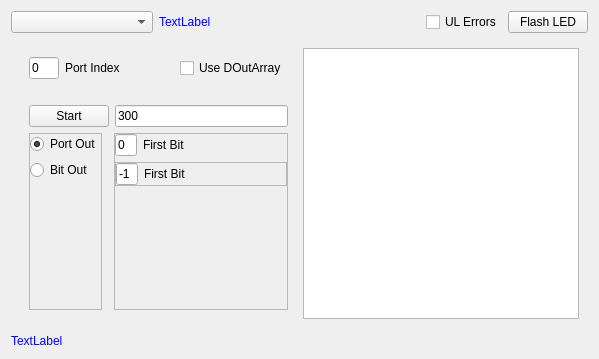
<?xml version="1.0" encoding="UTF-8"?>
<ui version="4.0">
 <class>FormDigitalOut</class>
 <widget class="QWidget" name="FormDigitalOut">
  <property name="geometry">
   <rect>
    <x>0</x>
    <y>0</y>
    <width>599</width>
    <height>359</height>
   </rect>
  </property>
  <property name="windowTitle">
   <string>Form</string>
  </property>
  <layout class="QVBoxLayout" name="verticalLayout_5">
   <item>
    <widget class="QFrame" name="fraGeneric">
     <property name="frameShape">
      <enum>QFrame::NoFrame</enum>
     </property>
     <property name="frameShadow">
      <enum>QFrame::Raised</enum>
     </property>
     <layout class="QHBoxLayout" name="horizontalLayout" stretch="6,10,1,3,3">
      <property name="leftMargin">
       <number>0</number>
      </property>
      <property name="topMargin">
       <number>0</number>
      </property>
      <property name="rightMargin">
       <number>0</number>
      </property>
      <property name="bottomMargin">
       <number>0</number>
      </property>
      <item>
       <widget class="QComboBox" name="cmbBoardSelect"/>
      </item>
      <item>
       <widget class="QLabel" name="lblBoardNumber">
        <property name="styleSheet">
         <string notr="true">color: rgb(0, 0, 255);</string>
        </property>
        <property name="text">
         <string>TextLabel</string>
        </property>
       </widget>
      </item>
      <item>
       <spacer name="horizontalSpacer">
        <property name="orientation">
         <enum>Qt::Horizontal</enum>
        </property>
        <property name="sizeHint" stdset="0">
         <size>
          <width>21</width>
          <height>20</height>
         </size>
        </property>
       </spacer>
      </item>
      <item>
       <widget class="QCheckBox" name="chkErrors">
        <property name="text">
         <string>UL Errors</string>
        </property>
       </widget>
      </item>
      <item>
       <widget class="QPushButton" name="cmdFlashLED">
        <property name="maximumSize">
         <size>
          <width>90</width>
          <height>16777215</height>
         </size>
        </property>
        <property name="text">
         <string>Flash LED</string>
        </property>
       </widget>
      </item>
     </layout>
    </widget>
   </item>
   <item>
    <widget class="QFrame" name="fraMain">
     <property name="frameShape">
      <enum>QFrame::NoFrame</enum>
     </property>
     <property name="frameShadow">
      <enum>QFrame::Raised</enum>
     </property>
     <layout class="QHBoxLayout" name="horizontalLayout_7">
      <item>
       <widget class="QFrame" name="fraUserCfg">
        <property name="frameShape">
         <enum>QFrame::NoFrame</enum>
        </property>
        <property name="frameShadow">
         <enum>QFrame::Raised</enum>
        </property>
        <layout class="QVBoxLayout" name="verticalLayout_4">
         <item>
          <widget class="QFrame" name="fraPortIndex">
           <property name="frameShape">
            <enum>QFrame::NoFrame</enum>
           </property>
           <property name="frameShadow">
            <enum>QFrame::Raised</enum>
           </property>
           <layout class="QHBoxLayout" name="horizontalLayout_8">
            <property name="leftMargin">
             <number>0</number>
            </property>
            <property name="topMargin">
             <number>0</number>
            </property>
            <property name="rightMargin">
             <number>0</number>
            </property>
            <property name="bottomMargin">
             <number>0</number>
            </property>
            <item>
             <widget class="QLineEdit" name="txtPortIndex">
              <property name="maximumSize">
               <size>
                <width>30</width>
                <height>16777215</height>
               </size>
              </property>
              <property name="text">
               <string>0</string>
              </property>
             </widget>
            </item>
            <item>
             <widget class="QLabel" name="lblPortIndex">
              <property name="text">
               <string>Port Index</string>
              </property>
             </widget>
            </item>
            <item>
             <widget class="QCheckBox" name="chkArray">
              <property name="text">
               <string>Use DOutArray</string>
              </property>
             </widget>
            </item>
           </layout>
          </widget>
         </item>
         <item>
          <widget class="QLabel" name="lblPortType">
           <property name="styleSheet">
            <string notr="true">color: rgb(0, 0, 255);</string>
           </property>
           <property name="text">
            <string/>
           </property>
          </widget>
         </item>
         <item>
          <widget class="QFrame" name="fraStart">
           <property name="frameShape">
            <enum>QFrame::NoFrame</enum>
           </property>
           <property name="frameShadow">
            <enum>QFrame::Raised</enum>
           </property>
           <layout class="QHBoxLayout" name="horizontalLayout_6">
            <property name="leftMargin">
             <number>0</number>
            </property>
            <property name="topMargin">
             <number>0</number>
            </property>
            <property name="rightMargin">
             <number>0</number>
            </property>
            <property name="bottomMargin">
             <number>0</number>
            </property>
            <item>
             <widget class="QPushButton" name="cmdStart">
              <property name="text">
               <string>Start</string>
              </property>
             </widget>
            </item>
            <item>
             <widget class="QLineEdit" name="leRateEstimate">
              <property name="text">
               <string>300</string>
              </property>
             </widget>
            </item>
           </layout>
          </widget>
         </item>
         <item>
          <widget class="QFrame" name="fraConfig">
           <property name="frameShape">
            <enum>QFrame::NoFrame</enum>
           </property>
           <property name="frameShadow">
            <enum>QFrame::Raised</enum>
           </property>
           <layout class="QHBoxLayout" name="horizontalLayout_5">
            <property name="leftMargin">
             <number>0</number>
            </property>
            <property name="topMargin">
             <number>0</number>
            </property>
            <property name="rightMargin">
             <number>0</number>
            </property>
            <property name="bottomMargin">
             <number>0</number>
            </property>
            <item>
             <widget class="QFrame" name="fraPortConf">
              <property name="frameShape">
               <enum>QFrame::StyledPanel</enum>
              </property>
              <property name="frameShadow">
               <enum>QFrame::Raised</enum>
              </property>
              <layout class="QVBoxLayout" name="verticalLayout">
               <property name="leftMargin">
                <number>0</number>
               </property>
               <property name="topMargin">
                <number>0</number>
               </property>
               <property name="rightMargin">
                <number>0</number>
               </property>
               <property name="bottomMargin">
                <number>0</number>
               </property>
               <item>
                <widget class="QRadioButton" name="optPort">
                 <property name="text">
                  <string>Port Out</string>
                 </property>
                 <property name="checked">
                  <bool>true</bool>
                 </property>
                 <attribute name="buttonGroup">
                  <string notr="true">buttonGroup</string>
                 </attribute>
                </widget>
               </item>
               <item>
                <widget class="QRadioButton" name="optBit">
                 <property name="text">
                  <string>Bit Out</string>
                 </property>
                 <attribute name="buttonGroup">
                  <string notr="true">buttonGroup</string>
                 </attribute>
                </widget>
               </item>
               <item>
                <spacer name="verticalSpacer_2">
                 <property name="orientation">
                  <enum>Qt::Vertical</enum>
                 </property>
                 <property name="sizeHint" stdset="0">
                  <size>
                   <width>20</width>
                   <height>18</height>
                  </size>
                 </property>
                </spacer>
               </item>
              </layout>
             </widget>
            </item>
            <item>
             <widget class="QFrame" name="fraPortBit">
              <property name="frameShape">
               <enum>QFrame::NoFrame</enum>
              </property>
              <property name="frameShadow">
               <enum>QFrame::Raised</enum>
              </property>
              <layout class="QVBoxLayout" name="verticalLayout_3">
               <property name="leftMargin">
                <number>0</number>
               </property>
               <property name="topMargin">
                <number>0</number>
               </property>
               <property name="rightMargin">
                <number>0</number>
               </property>
               <property name="bottomMargin">
                <number>0</number>
               </property>
              </layout>
             </widget>
            </item>
            <item>
             <widget class="QFrame" name="fraBitSet">
              <property name="frameShape">
               <enum>QFrame::StyledPanel</enum>
              </property>
              <property name="frameShadow">
               <enum>QFrame::Raised</enum>
              </property>
              <layout class="QVBoxLayout" name="verticalLayout_2">
               <property name="leftMargin">
                <number>0</number>
               </property>
               <property name="topMargin">
                <number>0</number>
               </property>
               <property name="rightMargin">
                <number>0</number>
               </property>
               <property name="bottomMargin">
                <number>0</number>
               </property>
               <item>
                <widget class="QFrame" name="fraFirstBit">
                 <property name="frameShape">
                  <enum>QFrame::NoFrame</enum>
                 </property>
                 <property name="frameShadow">
                  <enum>QFrame::Raised</enum>
                 </property>
                 <layout class="QHBoxLayout" name="horizontalLayout_3" stretch="2,20">
                  <property name="leftMargin">
                   <number>0</number>
                  </property>
                  <property name="topMargin">
                   <number>0</number>
                  </property>
                  <property name="rightMargin">
                   <number>0</number>
                  </property>
                  <property name="bottomMargin">
                   <number>0</number>
                  </property>
                  <item>
                   <widget class="QLineEdit" name="txtFirstBit">
                    <property name="maximumSize">
                     <size>
                      <width>30</width>
                      <height>16777215</height>
                     </size>
                    </property>
                    <property name="text">
                     <string>0</string>
                    </property>
                   </widget>
                  </item>
                  <item>
                   <widget class="QLabel" name="lblFirstBit">
                    <property name="text">
                     <string>First Bit</string>
                    </property>
                   </widget>
                  </item>
                 </layout>
                </widget>
               </item>
               <item>
                <widget class="QFrame" name="fraLastBit">
                 <property name="frameShape">
                  <enum>QFrame::StyledPanel</enum>
                 </property>
                 <property name="frameShadow">
                  <enum>QFrame::Raised</enum>
                 </property>
                 <layout class="QHBoxLayout" name="horizontalLayout_4" stretch="2,20">
                  <property name="leftMargin">
                   <number>0</number>
                  </property>
                  <property name="topMargin">
                   <number>0</number>
                  </property>
                  <property name="rightMargin">
                   <number>0</number>
                  </property>
                  <property name="bottomMargin">
                   <number>0</number>
                  </property>
                  <item>
                   <widget class="QLineEdit" name="txtLastBit">
                    <property name="maximumSize">
                     <size>
                      <width>30</width>
                      <height>16777215</height>
                     </size>
                    </property>
                    <property name="text">
                     <string>-1</string>
                    </property>
                   </widget>
                  </item>
                  <item>
                   <widget class="QLabel" name="lblLastBit">
                    <property name="text">
                     <string>First Bit</string>
                    </property>
                   </widget>
                  </item>
                 </layout>
                </widget>
               </item>
               <item>
                <spacer name="verticalSpacer">
                 <property name="orientation">
                  <enum>Qt::Vertical</enum>
                 </property>
                 <property name="sizeHint" stdset="0">
                  <size>
                   <width>20</width>
                   <height>124</height>
                  </size>
                 </property>
                </spacer>
               </item>
              </layout>
             </widget>
            </item>
           </layout>
          </widget>
         </item>
        </layout>
       </widget>
      </item>
      <item>
       <widget class="QTextEdit" name="txtResult">
        <property name="font">
         <font>
          <pointsize>10</pointsize>
         </font>
        </property>
        <property name="styleSheet">
         <string notr="true">color: rgb(0, 0, 255);</string>
        </property>
       </widget>
      </item>
     </layout>
    </widget>
   </item>
   <item>
    <widget class="QFrame" name="fraStatus">
     <property name="frameShape">
      <enum>QFrame::NoFrame</enum>
     </property>
     <property name="frameShadow">
      <enum>QFrame::Raised</enum>
     </property>
     <layout class="QHBoxLayout" name="horizontalLayout_2">
      <property name="leftMargin">
       <number>0</number>
      </property>
      <property name="topMargin">
       <number>0</number>
      </property>
      <property name="rightMargin">
       <number>0</number>
      </property>
      <property name="bottomMargin">
       <number>0</number>
      </property>
      <item>
       <widget class="QLabel" name="lblStatus">
        <property name="styleSheet">
         <string notr="true">color: rgb(0, 0, 255);</string>
        </property>
        <property name="text">
         <string>TextLabel</string>
        </property>
       </widget>
      </item>
     </layout>
    </widget>
   </item>
  </layout>
 </widget>
 <resources/>
 <connections/>
 <buttongroups>
  <buttongroup name="buttonGroup"/>
 </buttongroups>
</ui>
